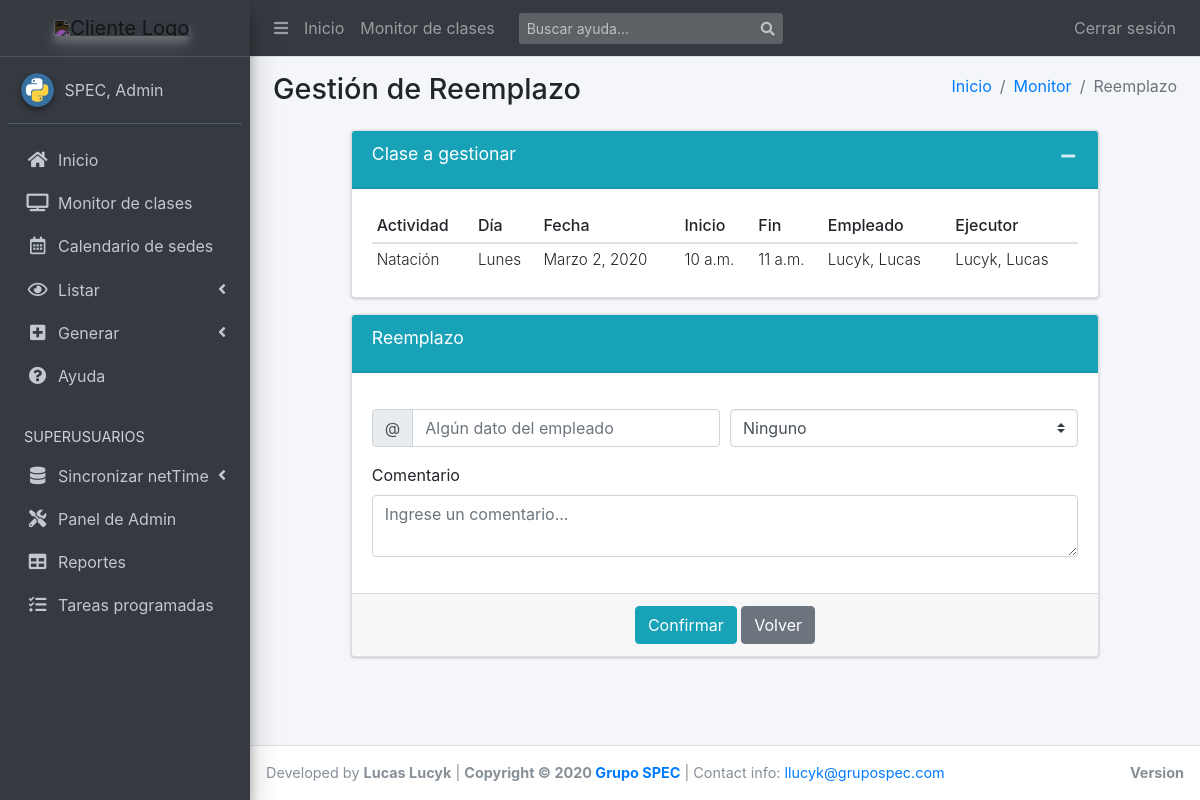
Before: /clases/5/asignar_reemplazo/ (signed in) with the older database file.
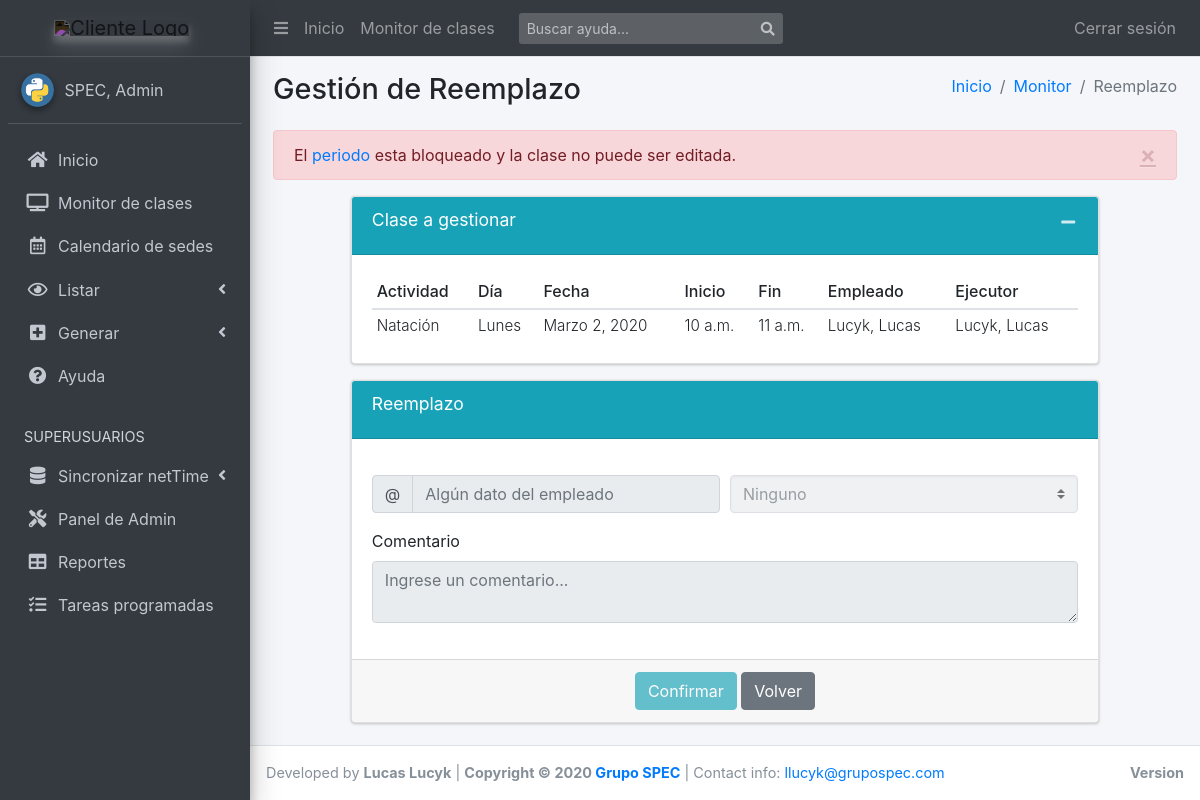
After: the same page with the newer database file.
### scg_app/views.py (the view, shortened to what this page needs)
# urls.py: path('<str:id_clase>/asignar_reemplazo/',
@login_required
def asignar_reemplazo(request, id_clase=None, context=None):
    template = "apps/scg_app/clase/gestion_reemplazo.html"
    if not id_clase:
        return render(request, template, context)
    clase_to_edit = get_object_or_404(Clase, pk=id_clase)
    context = context or {
        'search_data': {},
        'clase_to_edit': clase_to_edit,
        'form': ComentarioForm(),
    }
    if not request.user.has_perm('scg_app.asign_replacement'):
        context["locked"] = True
        messages.error(request, "No tiene permiso para gestionar reemplazos")
        return render(request, template, context)
    if not request.user.has_sede_permission(clase_to_edit.sede):
        context["locked"] = True
        messages.error(request, "No tiene permiso sobre esta sede")
        return render(request, template, context)
    if clase_to_edit.locked:
        messages.error(
            request,
            'El <a href="{}" class="no-decore">periodo</a> esta bloqueado y la \
            clase no puede ser editada.'.format(
                Periodo.get_url_date_period(clase_to_edit.fecha)
            ))
        return render(request, template, context)
    return render(request, template, context)

### scg_app/forms.py
class ComentarioForm(forms.Form):
    comentario = forms.CharField(widget=forms.Textarea, required=False)
    comentario.widget.attrs.update({
        'class': 'form-control',
        'rows': '2',
        'placeholder': 'Ingrese un comentario...',
    })

### scg_app/models.py (called while the page is built)
    @classmethod
    def get_date_period(cls, _date):
        period = cls.objects.filter(desde__lte=_date, hasta__gte=_date)
        return period.first() if period else period

    @classmethod
    def get_url_date_period(cls, _date):
        period = cls.get_date_period(_date)
        return period.get_edit_url() if period else '#'

    def get_edit_url(self):
        return reverse('periodo_update', kwargs={"pk": self.id})

    def __str__(self):
        return '{}, {}'.format(
            self.apellido,
            self.nombre if self.nombre else ''
        )

### scg_app/utils.py (called while the page is built)
def has_sede_permission(user, *sedes, operator: str = "AND"):
    if user.is_superuser:
        return True
    if operator == "AND":
        return all(sede in user.sedes.all() for sede in sedes)
    if operator == "OR":
        return any(sede in user.sedes.all() for sede in sedes)
    return False

### templates/apps/scg_app/clase/gestion_reemplazo.html (shortened to what the changed rows need)
{% extends "base_template.html" %}
{% block namepage %}Gestión de Reemplazo{% endblock %}
{% block content %}
  <div class="row">
    <div class="col-md-12">
    	{% if messages %}
    		{% for message in messages %}
    			<div class="alert alert-{% if message.tags %}{{ message.tags }}{% endif %} alert-dismissible" >
    				<a href="#" class="close" data-dismiss="alert" aria-label="close">&times;</a>
    		  		{{ message|safe }}
    			</div>
    	    {% endfor %}
    	{% endif %}
			<div class="row">
      	<div class="col-md-1 col-xs-0 col-sm-0"></div>
      		<div class="col-md-10 col-xs-12 col-sm-12">
						{% if clase_to_edit %}
							<div class="card card-info">
								<div class="card-body">
									<table class="table table-sm">
										<thead>
											<tr>
												<th>Actividad</th>
												<th>D&iacute;a</th>
												<th>Fecha</th>
												<th>Inicio</th>
												<th>Fin</th>
												<th>Empleado</th>
												<th>Ejecutor</th>
											</tr>
										</thead>
									</table>
								</div>
							</div>
						{% endif %}
							<form method="POST" class="needs-validation" novalidate>
								<div class="card card-info">
									<div class="card-body">
										{% if clase_to_edit.locked or locked %}<fieldset disabled>{% endif %}
										<div class="form-row mt-3">
											<div class="form-group col-6">
														<div class="input-group">
													<div class="input-group-prepend">
													<span class="input-group-text" id="basic-addon1">@</span>
													</div>
													<input id="empleados-search" type="text" name="empleados-search" value="{{search_data.empleado}}"
														api-model-search="true" model-search="empleados" put-in="empleados-results"
														class="form-control" placeholder="Algún dato del empleado"
														aria-label="Algún dato del empleado" aria-describedby="basic-addon1">
												</div>
											</div>
											<div class="form-group col-6">
												<div class="input-group">
													<select id="empleados-results" class="custom-select" name="empleados-results">
														{% if reemplazo_selected %}
															<option value="{{reemplazo_selected.pk}}" selected="">{{reemplazo_selected.get_str}}</option>
														{% else %}
															<option value="" selected="">Ninguno</option>
														{% endif %}
													</select>
												</div>
											</div>
											<div class="form-group col-12">
												<label for="comentario">Comentario</label>
												{{ form.comentario }}
											</div>
										</div>
										{% if clase_to_edit.locked or locked %}</fieldset>{% endif %}
									</div>
								</div>
							</form>
					</div>
      <div class="col-md-1 col-xs-0 col-sm-0"></div>
    </div>
  </div>
</div>
{% endblock %}

Changed rows visible on the page:
changed Clase "Lunes": locked False → True (drawn)
Other visible differences:
new list line: "× El periodo esta bloqueado y la clase no puede ser editada."
